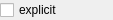
<?xml version="1.0" encoding="UTF-8"?>
<ui version="4.0">
 <class>Form</class>
 <widget class="QWidget" name="Form">
  <property name="geometry">
   <rect>
    <x>0</x>
    <y>0</y>
    <width>113</width>
    <height>20</height>
   </rect>
  </property>
  <property name="windowTitle">
   <string>Form</string>
  </property>
  <layout class="QHBoxLayout" name="horizontalLayout">
   <property name="spacing">
    <number>0</number>
   </property>
   <property name="leftMargin">
    <number>0</number>
   </property>
   <property name="topMargin">
    <number>0</number>
   </property>
   <property name="rightMargin">
    <number>0</number>
   </property>
   <property name="bottomMargin">
    <number>0</number>
   </property>
   <item>
    <layout class="QVBoxLayout" name="verticalLayout">
     <property name="spacing">
      <number>-1</number>
     </property>
     <item>
      <widget class="QCheckBox" name="explicit_cb">
       <property name="text">
        <string>explicit</string>
       </property>
      </widget>
     </item>
    </layout>
   </item>
  </layout>
 </widget>
 <resources/>
 <connections/>
</ui>
